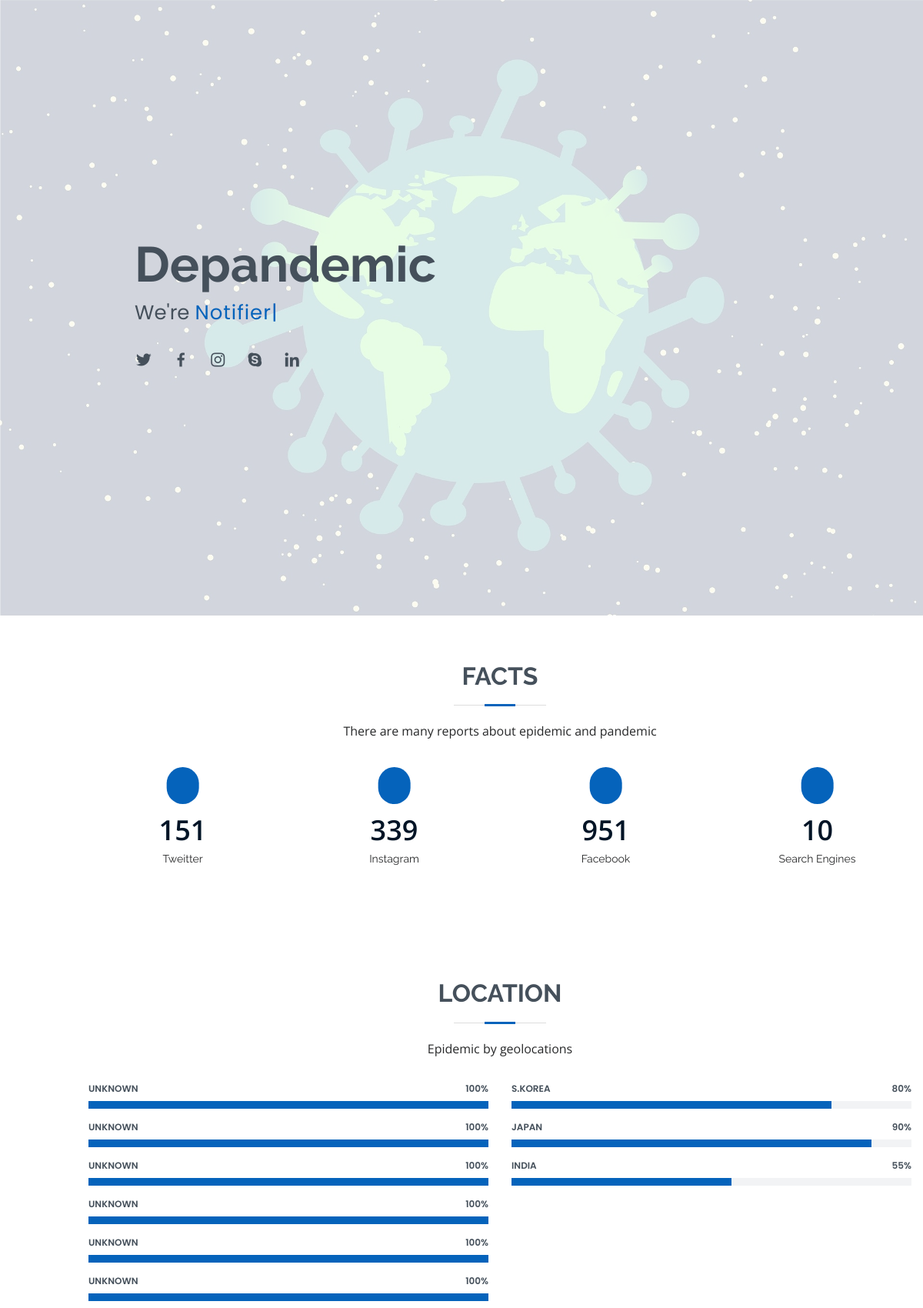
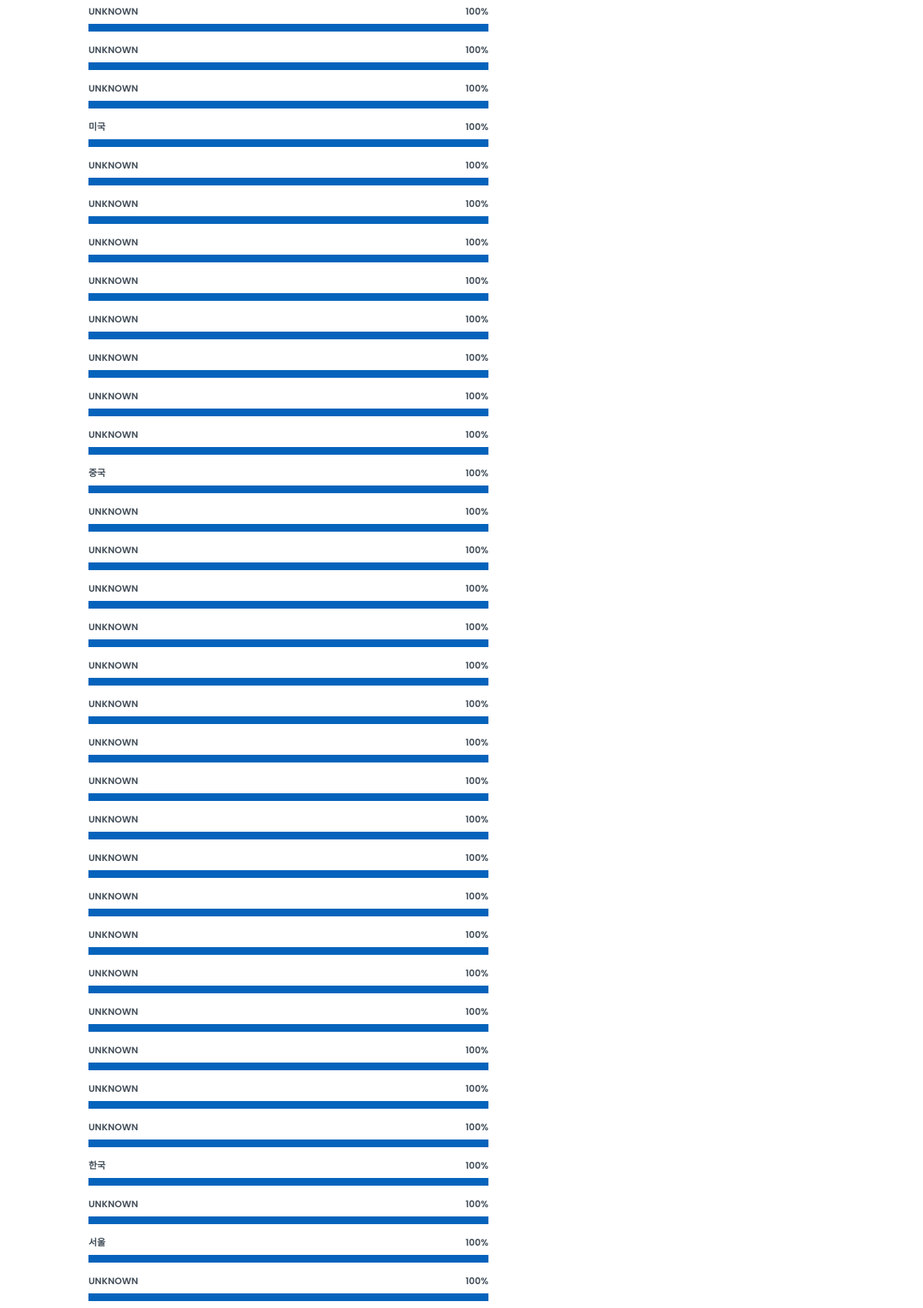
The page / (upper part) on the database its author committed (2 pictures, top to bottom).
### depandemic/models.py (models this page shows, shortened)
class Post(models.Model):
    author = models.CharField(max_length=144,null=True)
    title = models.CharField(max_length=200,null=True)
    location = models.TextField(default="Unknown")
    contents = models.TextField(null=True)
    categorized_contents = models.TextField(null=True)
    score = models.IntegerField(null=True)
    created_date = models.DateTimeField(
            default=timezone.now)
    published_date = models.DateTimeField(
            blank=True, null=True)

### depandemic/views.py (the view)
# urls.py: path('', views.index, name='index'),
def index(request):
    posts = Post.objects.all().order_by('created_date')[:100]
    tweet_posts = Post.objects.all().order_by('created_date')[:1] #트위터 가장 최근글
    return render(request, 'depandemic/index.html', {'form': 'form', 'posts': posts, 'tweet_posts':tweet_posts})

### depandemic/templates/depandemic/index.html (shortened to what this page needs)
<!DOCTYPE html>
<html lang="en">
<head>
  <link href="/static/assets/vendor/bootstrap/css/bootstrap.min.css" rel="stylesheet">
  <link href="/static/assets/vendor/icofont/icofont.min.css" rel="stylesheet">
  <link href="/static/assets/vendor/boxicons/css/boxicons.min.css" rel="stylesheet">
  <link href="/static/assets/vendor/venobox/venobox.css" rel="stylesheet">
  <link href="/static/assets/vendor/owl.carousel/assets/owl.carousel.min.css" rel="stylesheet">
  <link href="/static/assets/vendor/aos/aos.css" rel="stylesheet">
  <link href="/static/assets/css/style.css" rel="stylesheet">
</head>
<body>
  <header id="header" class="d-flex flex-column justify-content-center">
  </header>
  <section id="hero" class="d-flex flex-column justify-content-center">
    <div class="container" data-aos="zoom-in" data-aos-delay="100">
      <h1>Depandemic</h1>
      <p>We're <span class="typed" data-typed-items="Alram, Notifier, NEWS, De-Pandemic"></span></p>
      <div class="social-links">
        <a href="#" class="twitter"><i class="bx bxl-twitter"></i></a>
        <a href="#" class="facebook"><i class="bx bxl-facebook"></i></a>
        <a href="#" class="instagram"><i class="bx bxl-instagram"></i></a>
        <a href="#" class="google-plus"><i class="bx bxl-skype"></i></a>
        <a href="#" class="linkedin"><i class="bx bxl-linkedin"></i></a>
      </div>
    </div>
  </section>
  <main id="main">
    <section id="facts" class="facts">
      <div class="container" data-aos="fade-up">
        <div class="section-title">
          <h2>Facts</h2>
          <p>There are many reports about epidemic and pandemic</p>
        </div>
        <div class="row">
          <div class="col-lg-3 col-md-6">
            <div class="count-box">
              <i class="icofont-simple-smile"></i>
              <span data-toggle="counter-up">232</span>
              <p>Tweitter</p>
            </div>
          </div>
          <div class="col-lg-3 col-md-6 mt-5 mt-md-0">
            <div class="count-box">
              <i class="icofont-document-folder"></i>
              <span data-toggle="counter-up">521</span>
              <p>Instagram</p>
            </div>
          </div>
          <div class="col-lg-3 col-md-6 mt-5 mt-lg-0">
            <div class="count-box">
              <i class="icofont-live-support"></i>
              <span data-toggle="counter-up">1,463</span>
              <p>Facebook</p>
            </div>
          </div>
          <div class="col-lg-3 col-md-6 mt-5 mt-lg-0">
            <div class="count-box">
              <i class="icofont-users-alt-5"></i>
              <span data-toggle="counter-up">15</span>
              <p>Search Engines</p>
            </div>
          </div>
        </div>
      </div>
    </section>
    <section id="skills" class="skills section-bg">
      <div class="container" data-aos="fade-up">
        <div class="section-title">
          <h2>Location</h2>
          <p>Epidemic by geolocations</p>
        </div>
        <div class="row skills-content">
          <div class="col-lg-6">
            {% for post in posts %}
            <div class="progress">
              <span class="skill">{{ post.location }} <i class="val">100%</i></span>
              <div class="progress-bar-wrap">
                <div class="progress-bar" role="progressbar" aria-valuenow="100" aria-valuemin="0" aria-valuemax="100"></div>
              </div>
            </div>
            {% endfor %}
          </div>
          <div class="col-lg-6">
            <div class="progress">
              <span class="skill">S.Korea <i class="val">80%</i></span>
              <div class="progress-bar-wrap">
                <div class="progress-bar" role="progressbar" aria-valuenow="80" aria-valuemin="0" aria-valuemax="100"></div>
              </div>
            </div>
            <div class="progress">
              <span class="skill">Japan <i class="val">90%</i></span>
              <div class="progress-bar-wrap">
                <div class="progress-bar" role="progressbar" aria-valuenow="90" aria-valuemin="0" aria-valuemax="100"></div>
              </div>
            </div>
            <div class="progress">
              <span class="skill">India <i class="val">55%</i></span>
              <div class="progress-bar-wrap">
                <div class="progress-bar" role="progressbar" aria-valuenow="55" aria-valuemin="0" aria-valuemax="100"></div>
              </div>
            </div>
          </div>
        </div>
      </div>
    </section>
  </main>
</body>
</html>

### depandemic/static/assets/css/style.css (style rules this page uses)
body { font-family: "Open Sans", sans-serif; color: #272829; }
a { color: #0563bb; }
h1, h2, h3, h4, h5, h6 { font-family: "Raleway", sans-serif; }
#header { position: fixed; top: 0; left: 0; bottom: 0; z-index: 9997; transition: all 0.5s; padding: 15px; overflow-y: auto; }
@media (min-width: 992px) { #main { margin-left: 100px; } }
#hero { width: 100%; height: 100vh; background: url("../img/hero-bg.jpg") top right no-repeat; background-size: cover; position: relative; }
@media (min-width: 992px) { #hero { padding-left: 160px; } }
#hero:before { content: ""; background: rgba(255, 255, 255, 0.8); position: absolute; bottom: 0; top: 0; left: 0; right: 0; }
#hero h1 { margin: 0; font-size: 64px; font-weight: 700; line-height: 56px; color: #45505b; }
#hero p { color: #45505b; margin: 15px 0 0 0; font-size: 26px; font-family: "Poppins", sans-serif; }
#hero p span { color: #0563bb; letter-spacing: 1px; }
#hero .social-links { margin-top: 30px; }
#hero .social-links a { font-size: 24px; display: inline-block; color: #45505b; line-height: 1; margin-right: 20px; transition: 0.3s; }
section { padding: 60px 0; overflow: hidden; }
.section-title { text-align: center; padding-bottom: 30px; }
.section-title h2 { font-size: 32px; font-weight: bold; text-transform: uppercase; margin-bottom: 20px; padding-bottom: 20px; position: relative; color: #45505b; }
.section-title h2::before { content: ''; position: absolute; display: block; width: 120px; height: 1px; background: #ddd; bottom: 1px; left: calc(50% - 60px); }
.section-title h2::after { content: ''; position: absolute; display: block; width: 40px; height: 3px; background: #0563bb; bottom: 0; left: calc(50% - 20px); }
.section-title p { margin-bottom: 0; }
.facts .count-box { padding: 30px 30px 25px 30px; margin-top: 30px; width: 100%; position: relative; text-align: center; background: #fff; }
.facts .count-box i { position: absolute; top: -25px; left: 50%; transform: translateX(-50%); font-size: 24px; background: #0563bb; padding: 12px; color: #fff; border-radius: 50px; }
.facts .count-box span { font-size: 36px; display: block; font-weight: 600; color: #011426; }
.facts .count-box p { padding: 0; margin: 0; font-family: "Raleway", sans-serif; font-size: 14px; }
.skills .progress { height: 50px; display: block; background: none; }
.skills .progress .skill { padding: 10px 0; margin: 0 0 6px 0; text-transform: uppercase; display: block; font-weight: 600; font-family: "Poppins", sans-serif; color: #45505b; }
.skills .progress .skill .val { float: right; font-style: normal; }
.skills .progress-bar-wrap { background: #f2f3f5; }
.skills .progress-bar { width: 1px; height: 10px; transition: .9s; background-color: #0563bb; }

### rows shown on the page
Post: location "UNKNOWN"
Post: location "UNKNOWN"
Post: location "UNKNOWN"
Post: location "UNKNOWN"
Post: location "UNKNOWN"
Post: location "UNKNOWN"
Post: location "UNKNOWN"
Post: location "UNKNOWN"
Post: location "UNKNOWN"
Post: location "미국"
Post: location "UNKNOWN"
Post: location "UNKNOWN"
Post: location "UNKNOWN"
Post: location "UNKNOWN"
Post: location "UNKNOWN"
Post: location "UNKNOWN"
Post: location "UNKNOWN"
Post: location "UNKNOWN"
Post: location "중국"
Post: location "UNKNOWN"
Post: location "UNKNOWN"
Post: location "UNKNOWN"
Post: location "UNKNOWN"
Post: location "UNKNOWN"
Post: location "UNKNOWN"
Post: location "UNKNOWN"
Post: location "UNKNOWN"
Post: location "UNKNOWN"
Post: location "UNKNOWN"
Post: location "UNKNOWN"
Post: location "UNKNOWN"
Post: location "UNKNOWN"
Post: location "UNKNOWN"
Post: location "UNKNOWN"
Post: location "UNKNOWN"
Post: location "UNKNOWN"
Post: location "한국"
Post: location "UNKNOWN"
Post: location "서울"
Post: location "UNKNOWN"
